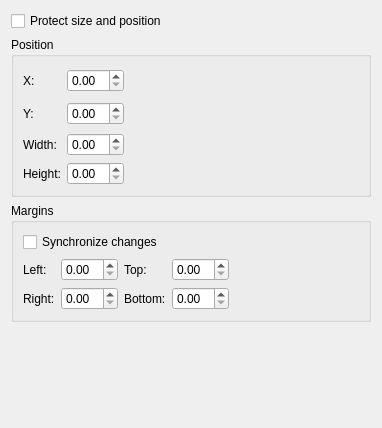
<ui version="4.0" >
 <class>KWFrameGeometry</class>
 <widget class="QWidget" name="KWFrameGeometry" >
  <property name="geometry" >
   <rect>
    <x>0</x>
    <y>0</y>
    <width>378</width>
    <height>428</height>
   </rect>
  </property>
  <layout class="QVBoxLayout" >
   <item>
    <widget class="QCheckBox" name="protectSize" >
     <property name="text" >
      <string>Protect size and position</string>
     </property>
    </widget>
   </item>
   <item>
    <widget class="QGroupBox" name="positionGB" >
     <property name="title" >
      <string>Position</string>
     </property>
     <layout class="QGridLayout" >
      <item row="0" column="0" >
       <widget class="QLabel" name="label" >
        <property name="text" >
         <string>X:</string>
        </property>
        <property name="buddy" >
         <cstring>xPos</cstring>
        </property>
       </widget>
      </item>
      <item row="0" column="1" >
       <widget class="KoUnitDoubleSpinBox" name="xPos" />
      </item>
      <item rowspan="2" row="0" column="2" colspan="2" >
       <widget class="KoPositionSelector" native="1" name="positionSelector" >
        <property name="sizePolicy" >
         <sizepolicy vsizetype="Preferred" hsizetype="Expanding" >
          <horstretch>0</horstretch>
          <verstretch>0</verstretch>
         </sizepolicy>
        </property>
       </widget>
      </item>
      <item rowspan="2" row="0" column="4" >
       <spacer>
        <property name="orientation" >
         <enum>Qt::Horizontal</enum>
        </property>
        <property name="sizeHint" >
         <size>
          <width>131</width>
          <height>61</height>
         </size>
        </property>
       </spacer>
      </item>
      <item row="1" column="0" >
       <widget class="QLabel" name="label_3" >
        <property name="text" >
         <string>Y:</string>
        </property>
        <property name="buddy" >
         <cstring>yPos</cstring>
        </property>
       </widget>
      </item>
      <item row="1" column="1" >
       <widget class="KoUnitDoubleSpinBox" name="yPos" />
      </item>
      <item row="2" column="0" >
       <widget class="QLabel" name="label_4" >
        <property name="text" >
         <string>Width:</string>
        </property>
        <property name="buddy" >
         <cstring>width</cstring>
        </property>
       </widget>
      </item>
      <item row="2" column="1" >
       <widget class="KoUnitDoubleSpinBox" name="width" />
      </item>
      <item rowspan="2" row="2" column="3" colspan="2" >
       <spacer>
        <property name="orientation" >
         <enum>Qt::Horizontal</enum>
        </property>
        <property name="sizeHint" >
         <size>
          <width>161</width>
          <height>41</height>
         </size>
        </property>
       </spacer>
      </item>
      <item row="3" column="0" >
       <widget class="QLabel" name="label_5" >
        <property name="text" >
         <string>Height:</string>
        </property>
        <property name="buddy" >
         <cstring>height</cstring>
        </property>
       </widget>
      </item>
      <item row="3" column="1" >
       <widget class="KoUnitDoubleSpinBox" name="height" />
      </item>
      <item rowspan="2" row="2" column="2" >
       <widget class="KoAspectButton" name="keepAspect" >
        <property name="text" >
         <string/>
        </property>
       </widget>
      </item>
     </layout>
    </widget>
   </item>
   <item>
    <widget class="QGroupBox" name="marginsGB" >
     <property name="title" >
      <string>Margins</string>
     </property>
     <layout class="QGridLayout" >
      <item rowspan="2" row="1" column="4" >
       <spacer>
        <property name="orientation" >
         <enum>Qt::Horizontal</enum>
        </property>
        <property name="sizeHint" >
         <size>
          <width>144</width>
          <height>41</height>
         </size>
        </property>
       </spacer>
      </item>
      <item row="0" column="0" colspan="4" >
       <widget class="QCheckBox" name="synchronize" >
        <property name="text" >
         <string>Synchronize changes</string>
        </property>
       </widget>
      </item>
      <item row="2" column="2" >
       <widget class="QLabel" name="label_9" >
        <property name="text" >
         <string>Bottom:</string>
        </property>
        <property name="buddy" >
         <cstring>bottomMargin</cstring>
        </property>
       </widget>
      </item>
      <item row="1" column="2" >
       <widget class="QLabel" name="label_8" >
        <property name="text" >
         <string>Top:</string>
        </property>
        <property name="buddy" >
         <cstring>topMargin</cstring>
        </property>
       </widget>
      </item>
      <item row="2" column="0" >
       <widget class="QLabel" name="label_7" >
        <property name="text" >
         <string>Right:</string>
        </property>
        <property name="buddy" >
         <cstring>rightMargin</cstring>
        </property>
       </widget>
      </item>
      <item row="1" column="0" >
       <widget class="QLabel" name="label_6" >
        <property name="text" >
         <string>Left:</string>
        </property>
        <property name="buddy" >
         <cstring>leftMargin</cstring>
        </property>
       </widget>
      </item>
      <item row="1" column="1" >
       <widget class="KoUnitDoubleSpinBox" name="leftMargin" />
      </item>
      <item row="2" column="1" >
       <widget class="KoUnitDoubleSpinBox" name="rightMargin" />
      </item>
      <item row="1" column="3" >
       <widget class="KoUnitDoubleSpinBox" name="topMargin" />
      </item>
      <item row="2" column="3" >
       <widget class="KoUnitDoubleSpinBox" name="bottomMargin" />
      </item>
     </layout>
    </widget>
   </item>
   <item>
    <spacer>
     <property name="orientation" >
      <enum>Qt::Vertical</enum>
     </property>
     <property name="sizeHint" >
      <size>
       <width>360</width>
       <height>21</height>
      </size>
     </property>
    </spacer>
   </item>
  </layout>
 </widget>
 <customwidgets>
  <customwidget>
   <class>KoUnitDoubleSpinBox</class>
   <extends>QDoubleSpinBox</extends>
   <header>KoUnitDoubleSpinBox.h</header>
  </customwidget>
  <customwidget>
   <class>KoPositionSelector</class>
   <extends>QWidget</extends>
   <header>KoPositionSelector.h</header>
   <container>1</container>
  </customwidget>
  <customwidget>
   <class>KoAspectButton</class>
   <extends>QLabel</extends>
   <header>KoAspectButton.h</header>
  </customwidget>
 </customwidgets>
 <tabstops>
  <tabstop>protectSize</tabstop>
  <tabstop>xPos</tabstop>
  <tabstop>yPos</tabstop>
  <tabstop>width</tabstop>
  <tabstop>height</tabstop>
  <tabstop>synchronize</tabstop>
  <tabstop>leftMargin</tabstop>
  <tabstop>topMargin</tabstop>
  <tabstop>rightMargin</tabstop>
  <tabstop>bottomMargin</tabstop>
 </tabstops>
 <resources/>
 <connections/>
</ui>
